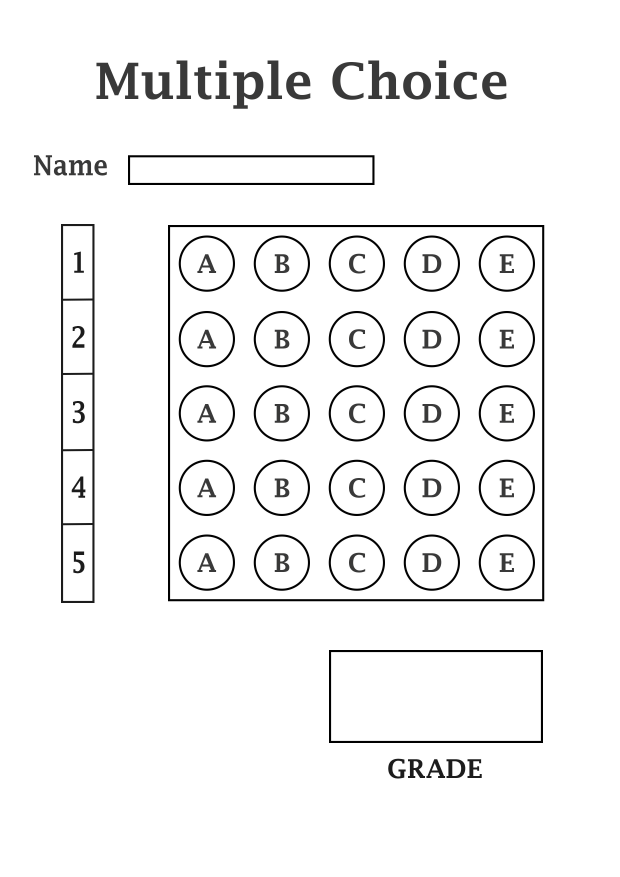
#> input picture Opticheck/scrins/papers.jpg, 2480 x 3508 px (shown at 1/4 size); its folder holds only this picture in this run
$ python -i OMR_Main.py   (imports and definitions only)
#> lines starting #> are read from the running program, lines starting #| are printed output that depends on the picture; after the words box and inside, x2 and y2 are one past the last pixel; in counts of white or black regions, pixels touching at a corner belong together
### Opticheck/scrins/utlis.py
import cv2
import numpy as np

## TO STACK ALL THE IMAGES IN ONE WINDOW
# [35 lines left out: function stackImages, not called in this run]

def reorder(myPoints):

    myPoints = myPoints.reshape((4, 2)) # REMOVE EXTRA BRACKET
    print(myPoints)
    myPointsNew = np.zeros((4, 1, 2), np.int32) # NEW MATRIX WITH ARRANGED POINTS
    add = myPoints.sum(1)
    print(add)
    print(np.argmax(add))
    myPointsNew[0] = myPoints[np.argmin(add)]  #[0,0]
    myPointsNew[3] =myPoints[np.argmax(add)]   #[w,h]
    diff = np.diff(myPoints, axis=1)
    myPointsNew[1] =myPoints[np.argmin(diff)]  #[w,0]
    myPointsNew[2] = myPoints[np.argmax(diff)] #[h,0]

    return myPointsNew

def rectContour(contours):

    rectCon = []
    max_area = 0
    for i in contours:
        area = cv2.contourArea(i)
        if area > 50:
            peri = cv2.arcLength(i, True)
            approx = cv2.approxPolyDP(i, 0.02 * peri, True)
            if len(approx) == 4:
                rectCon.append(i)
    rectCon = sorted(rectCon, key=cv2.contourArea,reverse=True)
    #print(len(rectCon))
    return rectCon

def getCornerPoints(cont):
    peri = cv2.arcLength(cont, True) # LENGTH OF CONTOUR
    approx = cv2.approxPolyDP(cont, 0.02 * peri, True) # APPROXIMATE THE POLY TO GET CORNER POINTS
    return approx

def splitBoxes(img):
    rows = np.vsplit(img,5)
    boxes=[]
    for r in rows:
        cols= np.hsplit(r,5)
        for box in cols:
            boxes.append(box)
    return boxes

# [35 lines left out: functions drawGrid, showAnswers, not called in this run]

### Opticheck/scrins/OMR_Main.py
import cv2
import numpy as np
import utlis
import tkinter as tk
from tkinter import filedialog

########################################################################
webCamFeed = True
# [2 lines not run here, left out]
heightImg = 700
widthImg = 700
questions = 5
choices = 5
correct_ans = []
########################################################################

count = 0
correct_ans_loaded = False

def load_correct_answer_image():
    global correct_ans, correct_ans_loaded
    # Open a file dialog to select the correct answer image
    image_path = filedialog.askopenfilename(filetypes=[("Image files", "*.jpg *.jpeg *.png")])
#> the answer given: papers.jpg
    if image_path:
        correct_img = cv2.imread(image_path)
#> correct_img is the input picture: shape (3508, 2480, 3); mean B, G, R 243.2, 243.2, 243.2
        correct_ans = process_image(correct_img, [])
        correct_ans_loaded = True
        print("Correct answer image loaded!")

def process_image(img, ans):
    img = cv2.resize(img, (widthImg, heightImg))  # Resize image
    imgFinal = img.copy()
    imgBlank = np.zeros((heightImg, widthImg, 3), np.uint8)  # Create a blank image for debugging
    imgGray = cv2.cvtColor(img, cv2.COLOR_BGR2GRAY)  # Convert image to gray scale
    imgBlur = cv2.GaussianBlur(imgGray, (5, 5), 1)  # Add Gaussian blur
    imgCanny = cv2.Canny(imgBlur, 10, 70)  # Apply Canny edge detector
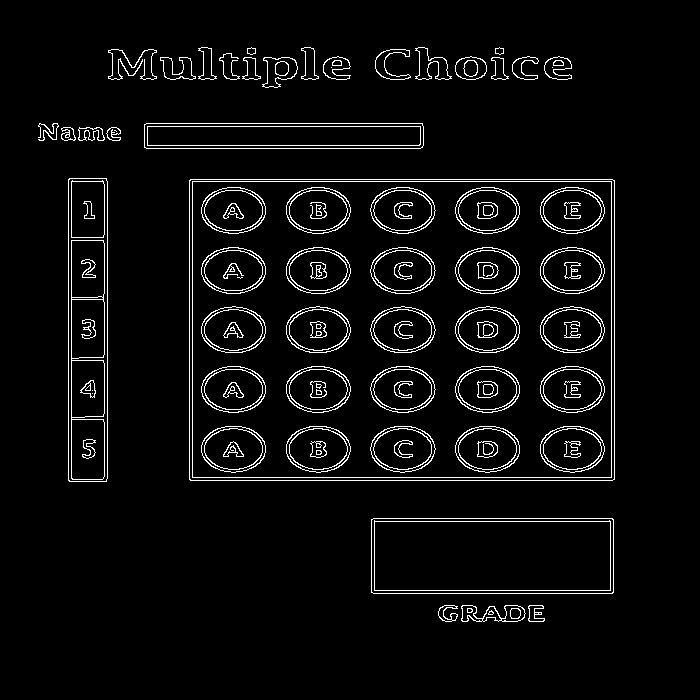
#> imgCanny: shape (700, 700); 4.6% white in thin lines or dots, all inside (x1, y1, x2, y2) = (38, 47, 615, 622)

    try:
        # Image processing and contour detection
        imgContours = img.copy()
        imgBigContour = img.copy()
        contours, _ = cv2.findContours(imgCanny, cv2.RETR_EXTERNAL, cv2.CHAIN_APPROX_NONE)
#> contours = 27 contours, 1 with area under 20; largest, box (x1, y1, x2, y2) and area: (189, 179, 615, 481) 127921, (371, 518, 614, 594) 18146, (68, 178, 108, 482) 11811, (144, 123, 424, 149) 6966, (262, 57, 298, 88) 694
        cv2.drawContours(imgContours, contours, -1, (0, 255, 0), 10)
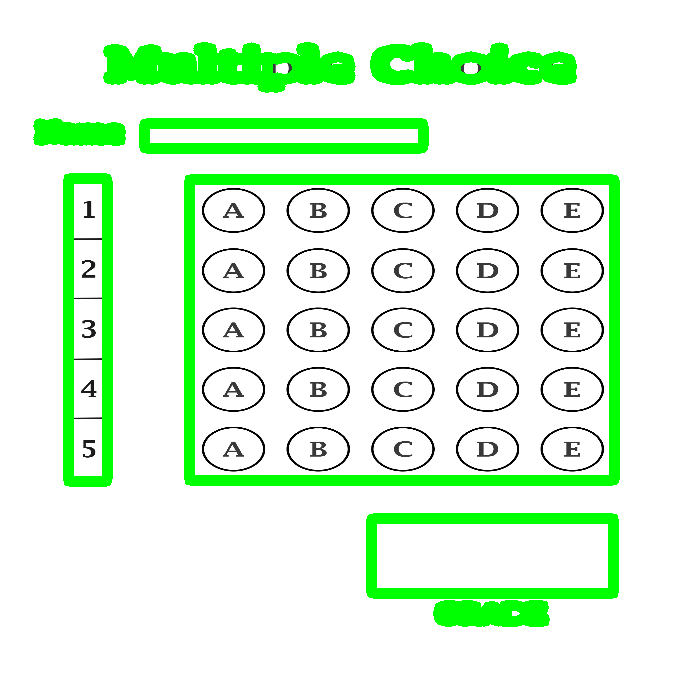
#> imgContours: shape (700, 700, 3); mean of channels 0, 1, 2 219.4, 249.1, 219.4; drawn as B, G, R
        rectCon = utlis.rectContour(contours)
#> the loop in rectContour, `for i in contours:` made 27 passes
#> (area, peri, approx) on passes 4, 5, 6, 10: (18146, 631.7, [[371, 519], [373, 593], [613, 592], [612, 518]]), (127921, 1449.7, [[189, 180], [190, 480], [614, 479], [614, 180]]), (11811, 681.7, [[69, 178], [68, 480], [106, 481], [107, 181]]), (6965.5, 605.1, [[144, 124], [146, 148], [423, 145], [422, 123]])
#> (area, peri) on passes 1, 2, 3, 7, 8, 9: (158, 92.14), (660.5, 215.4), (154, 99.6), (125, 63.46), (211.5, 120.7), (131, 65.46)
#> after the loop in rectContour, `for i in contours:`: rectCon = 4 contours; box (x1, y1, x2, y2) and area: (189, 179, 615, 481) 127921, (371, 518, 614, 594) 18146, (68, 178, 108, 482) 11811, (144, 123, 424, 149) 6966
        biggestPoints = utlis.getCornerPoints(rectCon[0])
#> in getCornerPoints, `peri = cv2.arcLength(cont, True)`: peri = 1449.7
#> in getCornerPoints, `approx = cv2.approxPolyDP(cont, 0.02 * peri, True)`: approx = [[189, 180], [190, 480], [614, 479], [614, 180]]
#> biggestPoints = [[189, 180], [190, 480], [614, 479], [614, 180]]
        gradePoints = utlis.getCornerPoints(rectCon[1])
#> gradePoints = [[371, 519], [373, 593], [613, 592], [612, 518]]

        if biggestPoints.size != 0 and gradePoints.size != 0:
            biggestPoints = utlis.reorder(biggestPoints)
#> in reorder, `myPoints = myPoints.reshape((4, 2))`: myPoints = [[189, 180], [190, 480], [614, 479], [614, 180]]
#| [[189 180]
#|  [190 480]
#|  [614 479]
#|  [614 180]]
#> in reorder, `add = myPoints.sum(1)`: add = [369, 670, 1093, 794]
#| [ 369  670 1093  794]
#| 2
#> in reorder, `diff = np.diff(myPoints, axis=1)`: diff = [-9, 290, -135, -434]
#> biggestPoints = [[189, 180], [614, 180], [190, 480], [614, 479]]
            cv2.drawContours(imgBigContour, biggestPoints, -1, (0, 255, 0), 20)
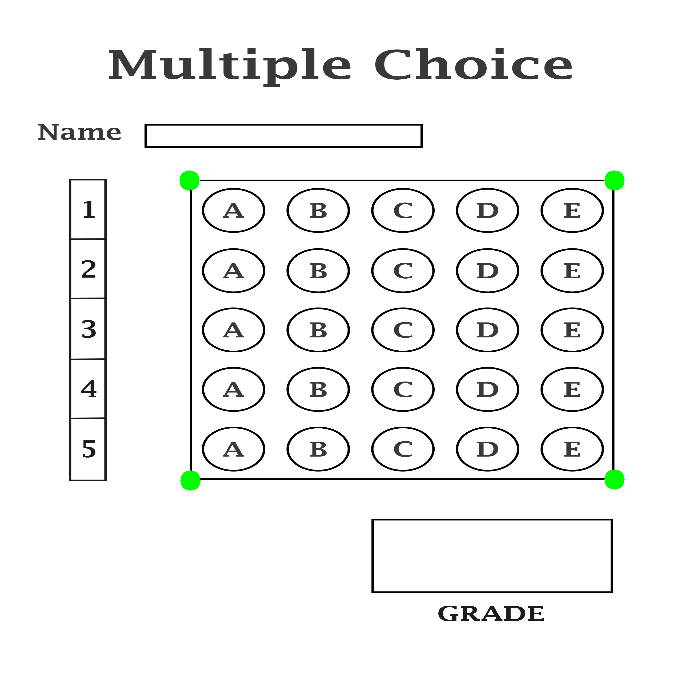
#> imgBigContour: shape (700, 700, 3); mean of channels 0, 1, 2 242.7, 243.3, 242.7; drawn as B, G, R
            pts1 = np.float32(biggestPoints)
#> pts1 = [[189, 180], [614, 180], [190, 480], [614, 479]]
            pts2 = np.float32([[0, 0], [widthImg, 0], [0, heightImg], [widthImg, heightImg]])
            matrix = cv2.getPerspectiveTransform(pts1, pts2)
#> matrix = [[1.64, -0.00546, -308.4], [0, 2.32, -417.8], [-7.84e-06, -7.79e-06, 1]]
            imgWarpColored = cv2.warpPerspective(img, matrix, (widthImg, heightImg))
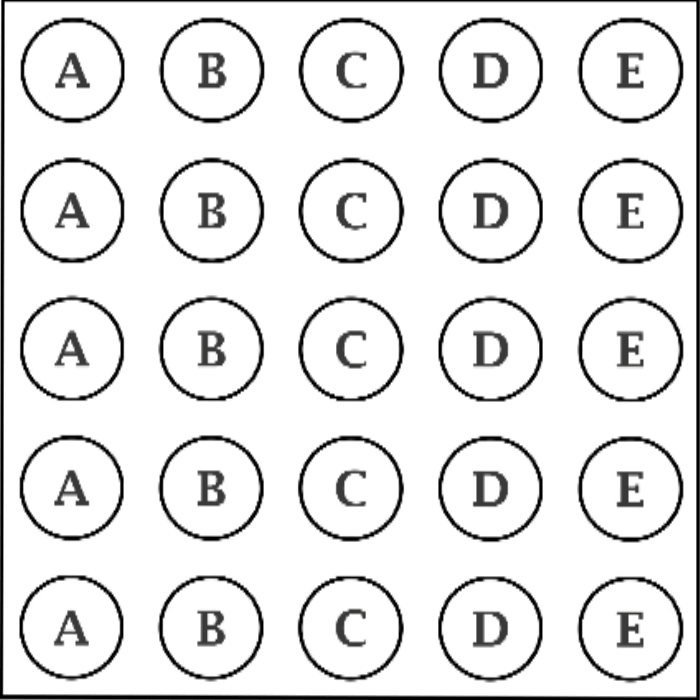
#> imgWarpColored: shape (700, 700, 3); mean of channels 0, 1, 2 229.3, 229.3, 229.3; drawn as B, G, R

            gradePoints = utlis.reorder(gradePoints)
#| [[371 519]
#|  [373 593]
#|  [613 592]
#|  [612 518]]
#| [ 890  966 1205 1130]
#| 2
#> gradePoints = [[371, 519], [612, 518], [373, 593], [613, 592]]
            cv2.drawContours(imgBigContour, gradePoints, -1, (255, 0, 0), 20)
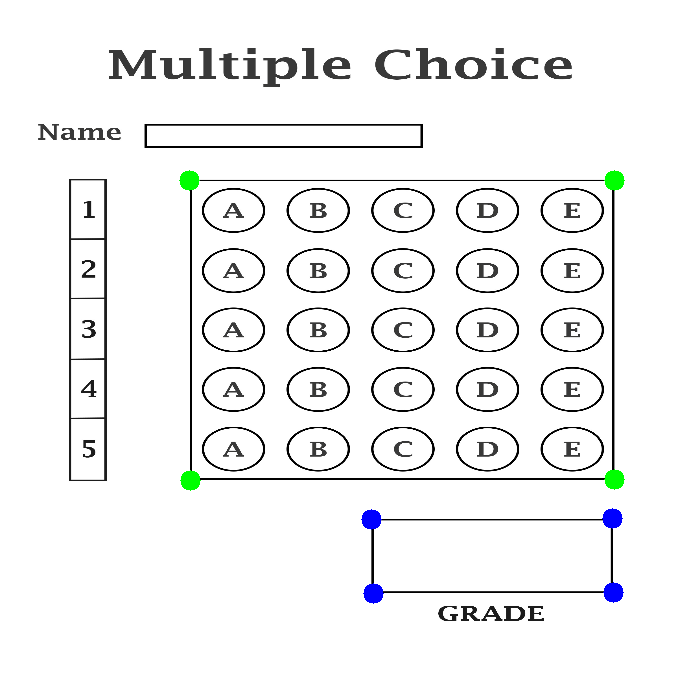
#> imgBigContour: shape (700, 700, 3); 0.26% of pixels changed, all inside (x1, y1, x2, y2) = (361, 508, 624, 604); drawn as B, G, R
            ptsG1 = np.float32(gradePoints)
#> ptsG1 = [[371, 519], [612, 518], [373, 593], [613, 592]]
            ptsG2 = np.float32([[0, 0], [325, 0], [0, 150], [325, 150]])
            matrixG = cv2.getPerspectiveTransform(ptsG1, ptsG2)
#> matrixG = [[1.31, -0.0354, -467.6], [0.00814, 1.96, -1020.8], [-4.53e-07, -5.45e-05, 1]]
            imgGradeDisplay = cv2.warpPerspective(img, matrixG, (325, 150))
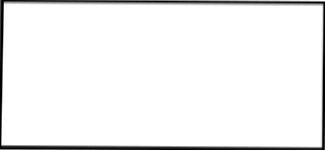
#> imgGradeDisplay: shape (150, 325, 3); min 0, max 255, mean 241.6

            imgWarpGray = cv2.cvtColor(imgWarpColored, cv2.COLOR_BGR2GRAY)
            imgThresh = cv2.threshold(imgWarpGray, 170, 255, cv2.THRESH_BINARY_INV)[1]
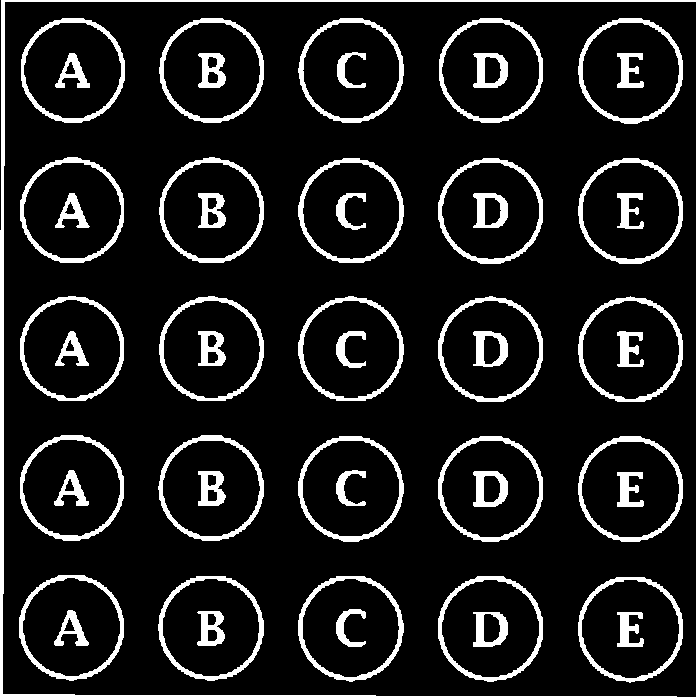
#> imgThresh: shape (700, 700); 12.4% white; 51 white regions, largest, box (x1, y1, x2, y2) and area: (0, 0, 700, 700) 10010, (158, 435, 264, 541) 1502, (578, 158, 683, 264) 1501

            boxes = utlis.splitBoxes(imgThresh)
#> in splitBoxes, `rows = np.vsplit(img,5)`: rows = 5 items
#> the loop in splitBoxes, `for r in rows:` made 5 passes
#> after the loop in splitBoxes, `for r in rows:`: boxes = 25 items
#> boxes = 25 items
            countR = 0
            countC = 0
            myPixelVal = np.zeros((questions, choices))
            for image in boxes:
                totalPixels = cv2.countNonZero(image)
                myPixelVal[countR][countC] = totalPixels
                countC += 1
                if countC == choices:
                    countC = 0
                    countR += 1
#> this loop made 25 passes
#> totalPixels on passes 1 to 12: 2786, 2360, 2163, 2393, 2850, 2456, 2080, 1921, 2154, 2564, 2484, 2055
#> after the loop, countC = 0; countR = 5; myPixelVal = [[2786, 2360, 2163, 2393, 2850], [2456, 2080, 1921, 2154, 2564], [2484, 2055, 1914, 2135, 2585], [2555, 2120, 1913, 2179, 2592], [3177, 2763, 2583, 2689, 3069]]

            myIndex = []
            for x in range(questions):
                arr = myPixelVal[x]
                myIndexVal = np.where(arr == np.amax(arr))
                myIndex.append(myIndexVal[0][0])
#> this loop made 5 passes
#> (arr, myIndexVal) on passes 1 to 5: ([2786, 2360, 2163, 2393, 2850], ([4],)), ([2456, 2080, 1921, 2154, 2564], ([4],)), ([2484, 2055, 1914, 2135, 2585], ([4],)), ([2555, 2120, 1913, 2179, 2592], ([4],)), ([3177, 2763, 2583, 2689, 3069], ([0],))
#> after the loop, myIndex = [4, 4, 4, 4, 0]

            if ans:
                grading = []
                for x in range(questions):
                    grading.append(1 if ans[x] == myIndex[x] else 0)

                score = sum(grading)

                utlis.showAnswers(imgWarpColored, myIndex, grading, ans)
                utlis.drawGrid(imgWarpColored)
                imgRawDrawings = np.zeros_like(imgWarpColored)
                utlis.showAnswers(imgRawDrawings, myIndex, grading, ans)
                invMatrix = cv2.getPerspectiveTransform(pts2, pts1)
                imgInvWarp = cv2.warpPerspective(imgRawDrawings, invMatrix, (widthImg, heightImg))

                imgRawGrade = np.zeros_like(imgGradeDisplay, np.uint8)
                cv2.putText(imgRawGrade, str(int(score)), (70, 100),
                            cv2.FONT_HERSHEY_COMPLEX, 3, (0, 255, 255), 3)
                invMatrixG = cv2.getPerspectiveTransform(ptsG2, ptsG1)
                imgInvGradeDisplay = cv2.warpPerspective(imgRawGrade, invMatrixG, (widthImg, heightImg))

                imgFinal = cv2.addWeighted(imgFinal, 1, imgInvWarp, 1, 0)
                imgFinal = cv2.addWeighted(imgFinal, 1, imgInvGradeDisplay, 1, 0)

            return myIndex if not ans else imgFinal
        else:
            return imgBlank

    except Exception as e:
        print(f"An error occurred: {e}")
        return imgBlank

def start_camera():
    if not correct_ans_loaded:
        print("Please load the correct answer image first.")
        return

    cap = cv2.VideoCapture(0)  # Adjust the index if you have multiple cameras

    while True:
        ret, frame = cap.read()
        if not ret:
            print("Failed to capture image from camera.")
            break

        final_result = process_image(frame, correct_ans)
        cv2.imshow("Final Result", final_result)

        # Exit if 'q' is pressed
        if cv2.waitKey(1) & 0xFF == ord('q'):
            break

    cap.release()
    cv2.destroyAllWindows()

def create_gui():
    root = tk.Tk()
    root.title("Quiz Grader")
    root.geometry("300x150")

    # Button to load the correct answer image
    load_button = tk.Button(root, text="Load Correct Answer Image", command=load_correct_answer_image)
    load_button.pack(pady=20)

    # Button to start the camera
    start_button = tk.Button(root, text="Start Camera", command=start_camera)
    start_button.pack(pady=20)

    root.mainloop()

# [2 lines not run here, left out]

>>> result = load_correct_answer_image()
